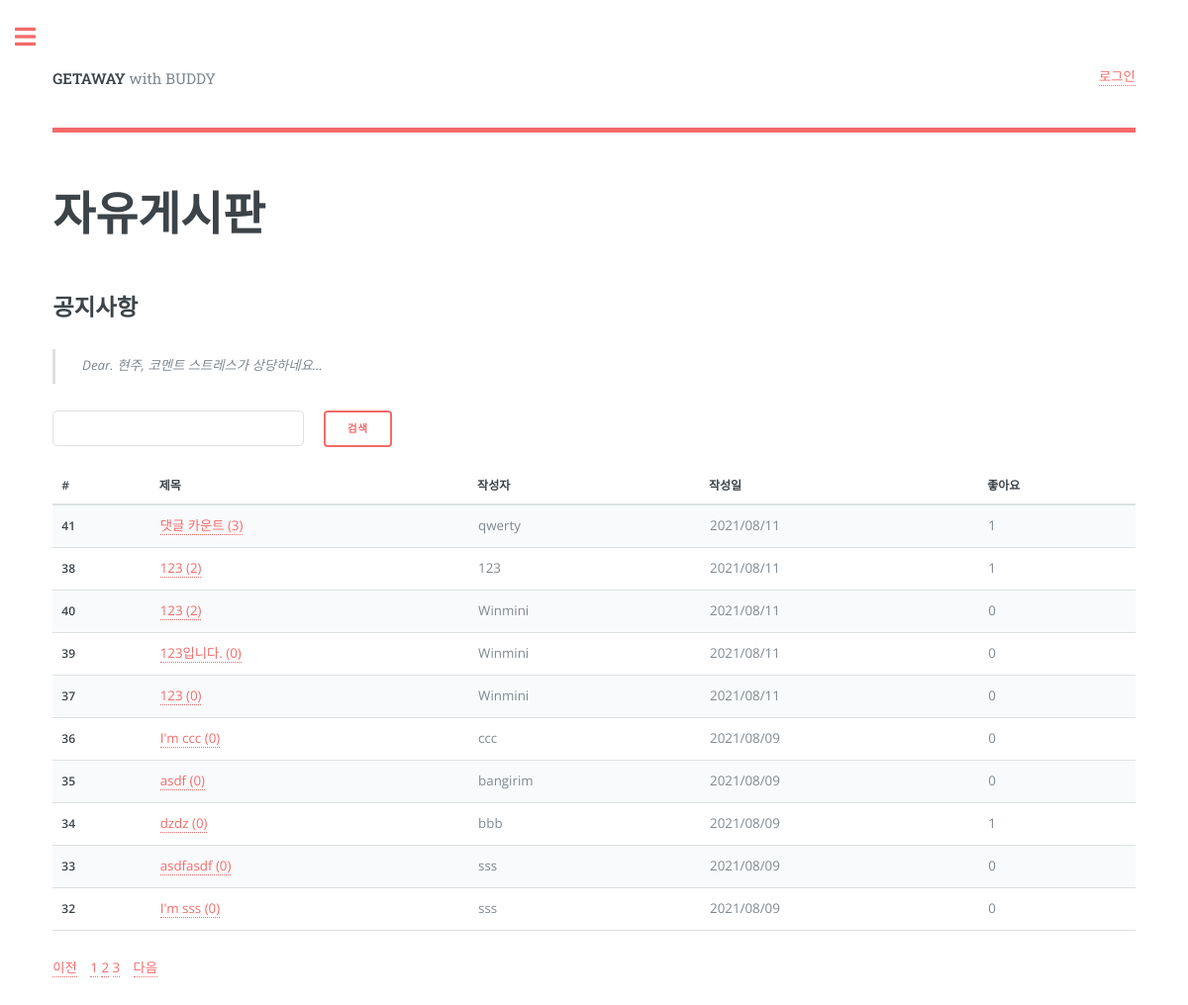
The page /list/ on the database as committed earlier.
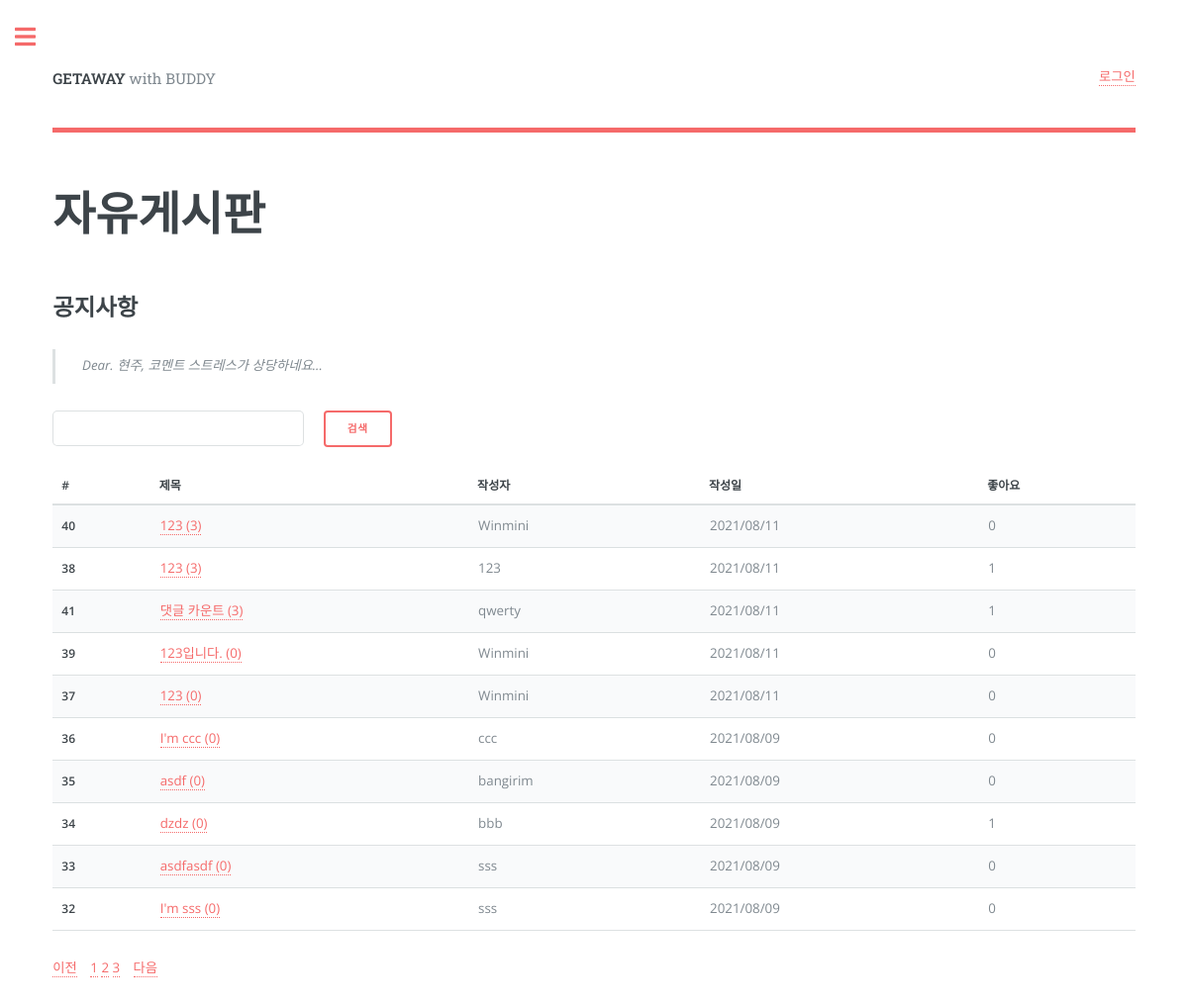
The same page on the database as committed later.
### getaway/models.py (models this page shows, shortened)
class Board(models.Model):
    b_title = models.CharField(max_length=100)
    b_content = models.TextField(max_length=3000)
    b_like = models.IntegerField(default=0)
    b_comment = models.IntegerField(default=0)
    b_pubdate = models.DateTimeField(auto_now=True)
    b_user = models.ForeignKey(User, on_delete=models.DO_NOTHING, null=True, related_name='user_board')
    b_voter = models.ManyToManyField(User, related_name='voter_board')

### getaway/views.py (the view)
# urls.py: path('list/', views.b_list, name='b_list'),
def b_list(request):
    user_id = request.session.get('user')
    print(user_id)
    page = request.GET.get('page', 1)  # 페이지
    kw = request.GET.get('kw', '')  # 검색어 for search function
    listing = Board.objects.all().order_by('-b_pubdate')
    if kw:  # 이것도 for search function
        listing = listing.filter(
            Q(b_title__icontains=kw) |  # 제목검색
            Q(b_content__icontains=kw)  # | # 내용검색
        ).distinct()
    paginator = Paginator(listing, 10)  # 페이지당 10개씩 보여주기
    page_obj = paginator.get_page(page)
    context = {'listing': page_obj, 'page': page, 'kw': kw, 'user': user_id}
    return render(request, 'getaway/list.html', context)

### getaway/templates/getaway/list.html (shortened to what this page needs)
<!DOCTYPE HTML>
<html>
	<head>
		<link rel="stylesheet" href="../../static/assets/css/main.css" />
	</head>
	<body class="is-preload">
        <div id="wrapper">
            <div id="main">
                <div class="inner">
                    <header id="header">
                        <a href="{% url 'getaway:home' %}" class="logo"><strong>GETAWAY</strong> with BUDDY</a>
                        <ul class="icons">
                                <div class="logout_div">
                                    <ul class="underline-hover">
                                        {% if user != None %}
                                        <li class="logout_text"><a href="{% url 'getaway:logout' %}"><span>로그아웃</span></a></li>
                                        {% else %}
                                        <li class="logout_text"><a href="{% url 'getaway:login' %}"><span>로그인</span></a></li>
                                        {% endif %}
                                    </ul>
                                </div>
                        </ul>
                    </header>
                    <section>
                        <header class="main">
                            <h1 style="font-family: SansSerif">자유게시판</h1>
                        </header>
                        <h2 style="font-family: SansSerif">공지사항</h2>
                        <blockquote>Dear. 현주,  코멘트 스트레스가 상당하네요...</blockquote>
                        <div>
                            <div class="row gtr-uniform" style="float: left; width: 50%;">
                                <div class="col-6 l">
                                     <input type="text"
                                            class="form-control kw"
                                            style="font-family: SansSerif"
                                            value="{{ kw|default_if_none:'' }}">
                                </div>
                                <div class="col-6 col-12-xsmall">
                                    <button class="btn btn-outline-secondary"
                                            type="button"
                                            style="font-family: SansSerif"
                                            id="btn_search">검색</button>
                                </div>
                            </div>
                            <div class="row gtr-uniform" style="float: right">
                                <div class="col-12">
                                </div>
                            </div>
                        </div>
                        <br><br><br>
                        <div class="table-wrapper">
                            <table>
                                <thead>
                                    <tr>
                                        <th scope="col">#</th>
                                        <th scope="col">제목</th>
                                        <th scope="col">작성자</th>
                                        <th scope="col">작성일</th>
                                        <th scope="col">좋아요</th>
                                    </tr>
                                </thead>
                                <tbody>
                                    {% for post in listing %}
                                        <tr>
                                            <th scope="row">{{ post.id }}</th>
                                            <td><a href="{% url 'getaway:b_detail' post.id %}"> {{ post.b_title }}    ({{ post.b_comment }})</a></td>
                                            <td>{{ post.b_user }}</td>
                                            <td>{{ post.b_pubdate | date:"Y/m/d" }}</td>
                                            <td>{{ post.b_voter.count }}</td>
                                        </tr>
                                    {% endfor %}
                                </tbody>
                            </table>
                            <ul class="pagination justify-content-center">
                                {% if listing.has_previous %}
                                    <li class="page-item">
                                        <a class="page-link"
                                           data-page="{{ listing.previous_page_number }}"
                                           href="?page={{ listing.previous_page_number }}">이전</a>
                                    </li>
                                {% else %}
                                    <li class="page-item disabled">
                                        <a class="page-link"
                                           tabindex="-1"
                                           aria-disabled="true"
                                           href="#">이전</a>
                                    </li>
                                {% endif %}
                                {% for page_number in listing.paginator.page_range %}
                                    {% if page_number == listing.number %}
                                        <li class="page-item active" aria-current="page">
                                            <a class="page-link"
                                               data-page="{{ page_number }}"
                                               href="?page={{ page_number }}">{{ page_number }}</a>
                                        </li>
                                    {% else %}
                                        <li class="page-item">
                                            <a class="page-link"
                                               data-page="{{ page_number }}"
                                               href="?page={{ page_number }}">{{ page_number }}</a>
                                        </li>
                                    {% endif %}
                                {% endfor %}
                                {% if listing.has_next %}
                                    <li class="page-item">
                                        <a class="page-link"
                                           data-page="{{ question_list.next_page_number }}"
                                           href="?page={{ listing.next_page_number }}">다음</a>
                                    </li>
                                {% endif %}
                            </ul>
                        </div>
                    </section>
                </div>
            </div>
        </div>
	</body>
</html>

Rows that differ between the two databases and show on the page:
changed Board id 40: b_comment "2" → "3"; moves up the list
changed Board id 38: b_comment "2" → "3"; moves down the list
